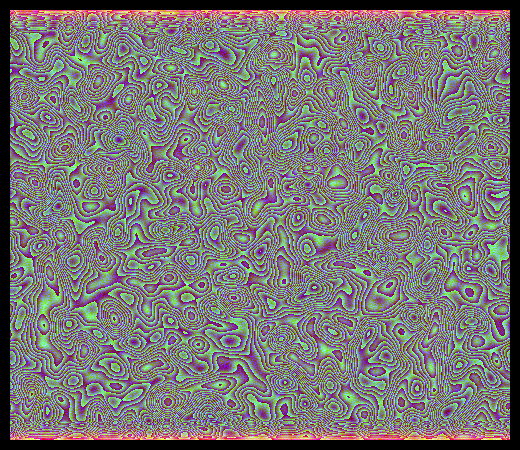
Frame 1 (no input)
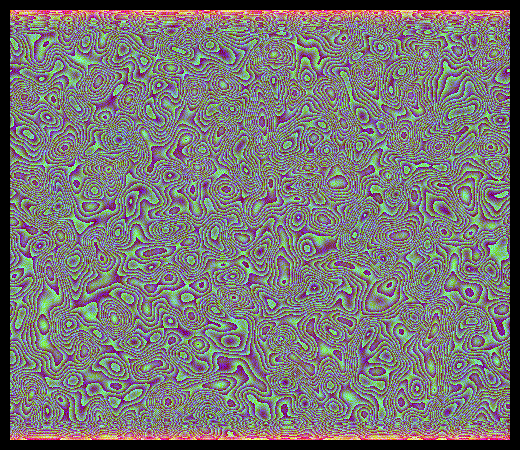
Frame 2 (the mouse pressed at the canvas centre, redrawn once)

The Processing sketch that drew these frames (run headless with seeded random() and noise(); the mouse was pressed at the canvas centre and the sketch redrawn once):

// Processing sketch: processing_29964
// ── processing_29964.pde

PImage img; 
int w;
int h;

void setup(){
  size(520,450);
  noLoop();
  
  w = 500;
  h = 430;
  img = createImage(w, h, RGB);
  
  
  img.loadPixels();
   for(int c=0;c<img.pixels.length;c++){
     int col = color(random(255));
     img.pixels[c] = col;
   } 
   img.updatePixels();
   //image(img, 100, 100);
   for(int i=0;i<50;i++){
     iterate();
   }
}

void draw(){
  background(0,0,0);
  iterate();
  image(img, 10, 10);
}

void iterate(){
  img.loadPixels();
   for(int c=0;c<img.pixels.length;c++){
     int[] naighbors = {0,0,0,0,0,0,0,0,0};
     naighbors[0] = img.pixels[c]; //center
     if((c-1) >= 0){
       naighbors[1] = img.pixels[c-1]; //left
     } 
     if((c+1) < img.pixels.length){
       naighbors[2] = img.pixels[c+1]; //right
     }
     
     if((c-500)>=0){
       naighbors[3] = img.pixels[c-500]; //top
     }
     if((c-500-1)>=0){
       naighbors[4] = img.pixels[c-500-1]; //topLeft
     }
     if((c-500+1)>=0){
       naighbors[5] = img.pixels[c-500+1]; //topRight
     }
     
     if((c+500)< img.pixels.length){
       naighbors[6] = img.pixels[c+500]; //bottom
     }
     if((c+500-1)< img.pixels.length){
       naighbors[7] = img.pixels[c+500-1]; //bottomLeft
     }
     if((c+500+1)< img.pixels.length){
       naighbors[8] = img.pixels[c+500+1]; //bottomRight
     }
     
     int ave = 0;
     for(int i=0;i<naighbors.length;i++){
       ave += naighbors[i];
     }
     ave = ave / naighbors.length;

     img.pixels[c] = ave;
   } 
   img.updatePixels();
   
}

void keyPressed(){
  if(key == 'i'){
    redraw();
  }
}

                
                                
